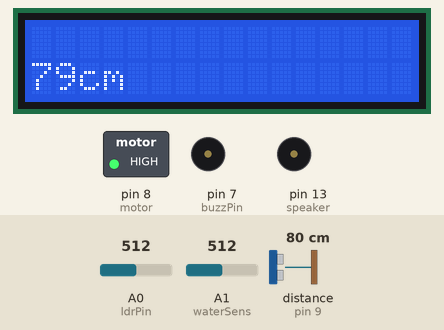
The sketch below on a simulated Arduino Uno, built with avr-gcc and run on an emulated ATmega328P. Shown: 16×2 character LCD, switched loads named in the sketch (green lamp = pin HIGH), buzzer (waves = sounding, pin HIGH). Wiring (inferred from the names in the program): ultrasonic range finder: trigger pin 10; echo pin 9. Inputs (shaded band) come from the test bench; at power-on: distance to the obstacle (sensor on pin 9) 80 cm, A0 (ldrPin) = 512, A1 (waterSens) = 512. The echo pulse lasts 58.3 µs per cm; pins used as bus, display or sensor lines are not drawn; what the sketch prints to the serial monitor is not drawn.

Above: at 2.8 s.
2.9 s: distance to the obstacle (sensor on pin 9) set to 56 cm
At 5.0 s:
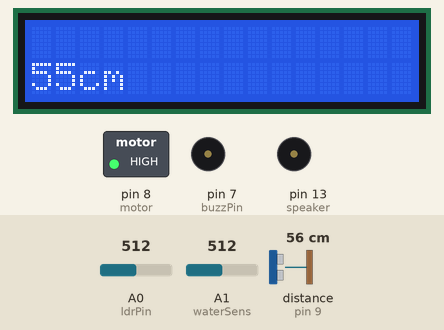
9.8 s: distance to the obstacle (sensor on pin 9) set to 47 cm
At 16.6 s:
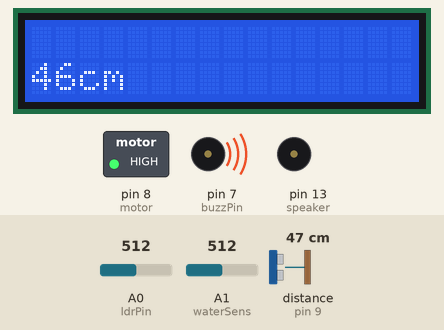
16.7 s: distance to the obstacle (sensor on pin 9) set to 2 cm
At 20.0 s:
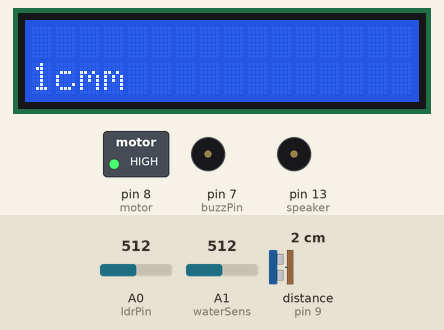
23.6 s: A0 (ldrPin) set to 213
26.6 s: A0 (ldrPin) set to 187
At 30.6 s:
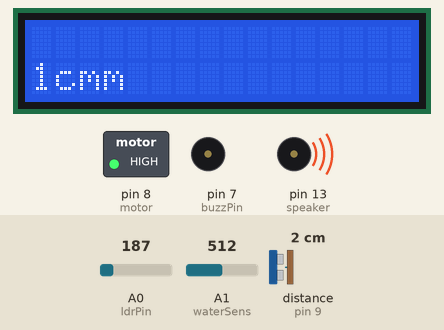
33.5 s: A1 (waterSens) set to 107
36.5 s: A1 (waterSens) set to 92
At 40.0 s:
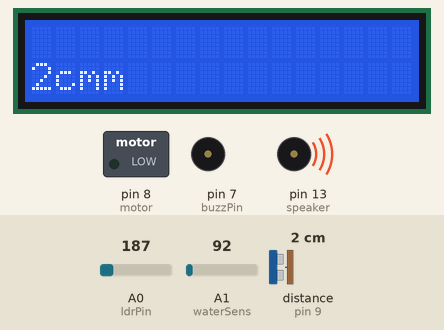
Timing chart, 0 to 44.4 s (numbered marks = the images above; inputs shaded):
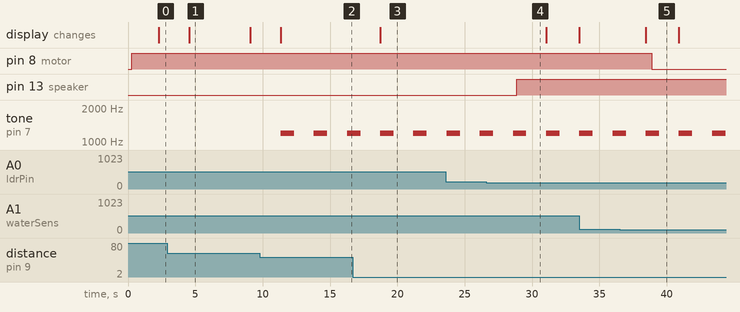

Measured:
- the behaviour switches between 52 and 51 cm on distance to the obstacle (sensor on pin 9) (found by bisection; images 1 and 2)
- the behaviour switches between 201 and 200 on A0 (ldrPin) (found by bisection; images 3 and 4)
- the behaviour switches between 100 and 99 on A1 (waterSens) (found by bisection; images 4 and 5)
- after the input at 2.9 s, the display: changes after 1.6 s (image 1)
- after the input at 9.8 s, tone on pin 7 (buzzPin): alternates 1200 Hz for 1.0 s and silent for 1.5 s, starting after 1.5 s; the display: changes after 1.5 s (image 2)
- after the input at 16.7 s, the display: changes after 2.0 s (image 3)
- after the input at 26.6 s, pin 13 (speaker): LOW → HIGH after 2.2 s
- after the input at 36.5 s, pin 8 (motor): HIGH → LOW after 2.4 s

The sketch:

Smart_blind_stick.ino
```cpp
#include<LiquidCrystal.h>
LiquidCrystal lcd(12,11,5,4,3,2);
const int speaker = 13;
const int ldrPin = A0; //define ldr sensor to pin A1
const int waterSens = A1;//define water sensor to pin A1
const int motor = 8;//define speaker to pin 8
int SensorValue;//create sensor data variable
int const trigPin = 10;
int const echoPin = 9;

int const buzzPin = 7;

void setup() {
  lcd.begin(16,2);
  lcd.setCursor(0,0);

Serial.begin(9600);

pinMode(speaker, OUTPUT);

pinMode(ldrPin, INPUT);

pinMode(motor, OUTPUT);     //set speaker as an output
pinMode(waterSens, INPUT); //set water sensor as an input


pinMode(trigPin, OUTPUT);     //trig pin will have pulses output
pinMode(echoPin, INPUT);       //echo pin should be input to get pulse width
pinMode (buzzPin, OUTPUT);      // buzz pin is output to control buzzering
}
void loop() {

int ldrStatus = analogRead(ldrPin);

if (ldrStatus <= 200) {      //if dark detected then on the speaker

digitalWrite(speaker,HIGH);

Serial.print("Its DARK,Beep the buzzer : ");

Serial.println(ldrStatus);
delay(200);

}else {

digitalWrite(speaker, LOW);

Serial.print("Its BRIGHT,dont Beep the buzzer: "); // else don't beep the buzzer

Serial.println(ldrStatus);
delay(200);
}
int sensorValue = analogRead(waterSens);     //read the water sensor value

if (sensorValue >= 100) {

digitalWrite(motor, HIGH);        //if the sensor senses water then vibrate the motor
Serial.print("Water detected,vibrate the moto: ");

Serial.println(sensorValue);
delay(2000);
}
else{
digitalWrite(motor, LOW);
Serial.print("water not detected,dont vibrate the motor: ");

Serial.println(sensorValue);// else don't vibrate
delay(2000);

}


// Duration will be the input pulse width and distance will be the distance to the obstacle in centimeters
int duration, distance;

//Output pulse with 1ms width on trigPin

digitalWrite(trigPin, HIGH);

delay(1);

digitalWrite(trigPin, LOW);

//Measure the pulse input in echo pin

duration=pulseIn(echoPin, HIGH);

//Distance is half the duration devided by 29.1(from datasheet)

distance=(duration/2)/29.1;
lcd.setCursor(0,1);
lcd.print(distance);
lcd.print("cm");

// if distance less than 0.5 meter and more than 0 (0 or less means over range)

if (distance <= 50 && distance >= 0) {

// Buzz

tone(buzzPin, 1200,1200);
delay(200);
tone(buzzPin,1200,800);

}else {

// Don't buzz

digitalWrite(buzzPin, LOW);
}
//Waiting 60ms won't hurt any one
delay(60);
}
```
